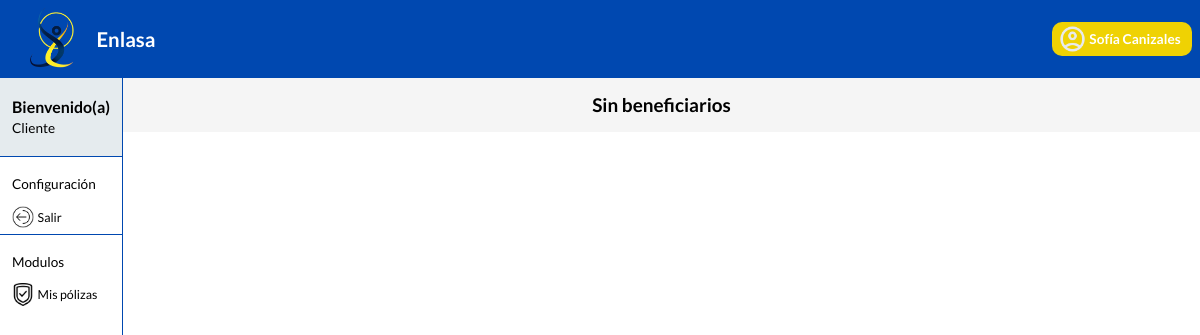
/cliente/polizas/beneficiarys/2/ (signed in), run on an earlier commit of the app's database.
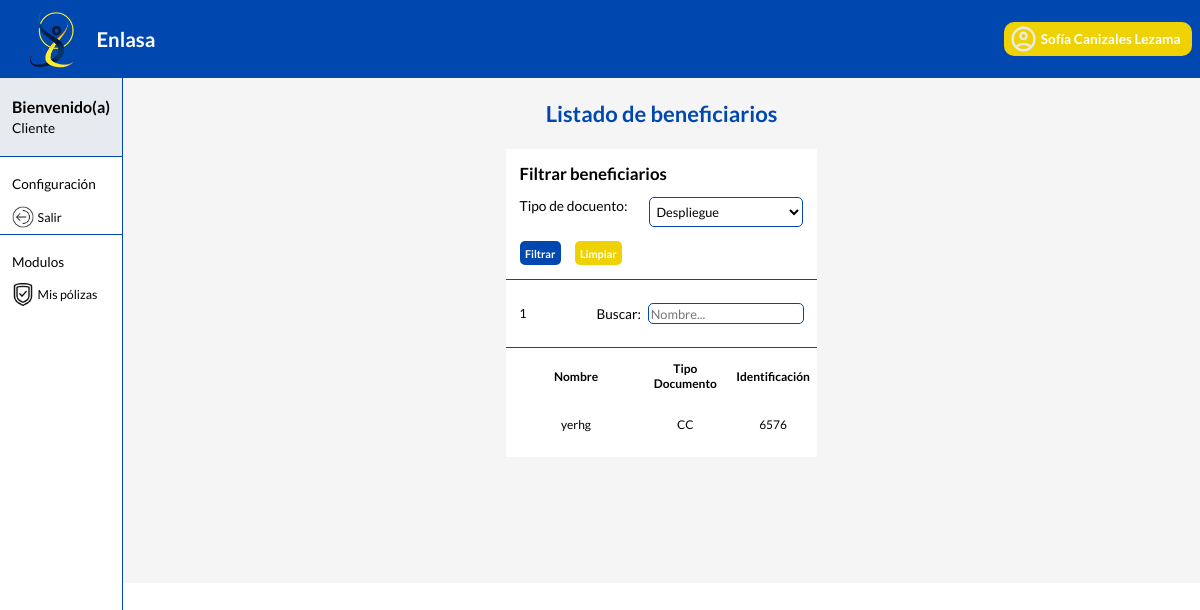
And on a later commit of the database.
### home/models.py (models this page shows, shortened)
class  Usuario(AbstractBaseUser, PermissionsMixin):
    ROL = [ #creación de la enumeración de tipo de rol
        ('CLIENTE', 'Cliente'),
        ('GERENTE', 'Gerente'),
        ('ADMINISTRADOR', 'Administrador')
    ]
    num_documento = models.IntegerField( primary_key = True, unique=True)
    rol = models.CharField(max_length = 14, choices = ROL)
    nombre = models.CharField(max_length = 50)
    email = models.EmailField(max_length = 50)
    password = models.CharField(max_length = 8)
    REQUIRED_FIELDS = ['rol']
    USERNAME_FIELD = 'num_documento'
    objects = UsuarioManager()

class Policy_Beneficiary(models.Model):
    id = models.AutoField(primary_key = True)
    policy_id = models.ForeignKey(Poliza, on_delete = models.CASCADE)
    beneficiary_id = models.ForeignKey(Beneficiario, on_delete = models.CASCADE)

class Beneficiario(models.Model):
    TIPO_DOCUMENTO = [ #creación de la enumeración de tipo de documento
        ('CC', 'Cédula de ciudadania'),
        ('NIT', 'NIT'),
        ('PAS', 'Pasaporte'),
        ('TI', 'Tarjeta de identidad'),
        ('CE', 'Cédula de extranjería'),
    ]
    id = models.AutoField(primary_key = True)
    num_documento = models.IntegerField()
    nombre = models.CharField(max_length = 50)
    tipo_documento = models.CharField(max_length = 3, choices = TIPO_DOCUMENTO)

### home/views.py (the view)
# urls.py: path('cliente/polizas/beneficiarys/<int:policy_id>/', views.beneficiarys_client, name='client_beneficiarys'),
@login_required
def beneficiarys_client(request, policy_id):
    policy = Poliza.objects.get(id = policy_id) #póliza
    beneficiarys = policy.policy_beneficiary_set.all() #obtener beneficiarios
    if request.method == 'POST':
        type_document = request.POST.get('typeDocument')
        if type_document:
            beneficiarys = policy.policy_beneficiary_set.filter(beneficiary_id__tipo_documento = type_document)
    context = {
    'beneficiarys' : beneficiarys,
    }
    return render(request, 'cliente/misBeneficiarios.html',{
         'context': context
    })

### home/templates/cliente/misBeneficiarios.html (shortened to what this page needs)
{% extends 'layouts/baseCliente.html' %}
{% load static %}
{% block content %}
{% if context.beneficiarys.count > 0 %}
<section id="clientes">
    <h3>Listado de beneficiarios</h3>
</section>
<div id="general">
    <form class="filtrar" method="post">
        <section>
            <h4>Filtrar beneficiarios</h4>
        </section>
        <div class="filtrar-items">
            <label for="typeDocument">Tipo de docuento:</label>
            <select name="typeDocument">
                <option value="">Despliegue</option>
            </select>
        </div>
        <section class="buttons">
            <button type="submit"><strong>Filtrar</strong></button>
            <button id="button-color-other"><strong>Limpiar</strong></button>
        </section>
    </form>
    <section id="buscar">
        <section>
            <p id="count">{{ context.beneficiarys.count }}</p>
        </section>
        <section>
            <label for="buscar">Buscar:</label>
            <input name="buscar" type="text" placeholder="Nombre..."></input>
        </section>
    </section>
    <table>
        <thead class="polizas">
            <tr>
                <th>Nombre</th>
                <th>Tipo Documento</th>
                <th class="space">Identificación</th>
            </tr>
        </thead>
        <tbody class="polizas">
            {% for beneficiary in context.beneficiarys %}
            <tr id="datos">
                <td>{{ beneficiary.beneficiary_id.nombre }}</td>
                <td class="space">{{ beneficiary.beneficiary_id.tipo_documento }}</td>
                <td>{{ beneficiary.beneficiary_id.num_documento }}</td>
            </tr>
            {% endfor %}
        </tbody>
    </table>
</div>
{% else %}
<h2>Sin beneficiarios</h2>
{% endif %}
{% endblock %}

### home/templates/layouts/baseCliente.html (shortened to what this page needs)
{% load static %}
<!DOCTYPE html>
<html lang="en">
<head>
    <link rel="stylesheet" href="{% static 'css/principal.css' %}">
    <link rel="stylesheet" href="{% static 'css/tables.css' %}">
    <link rel="stylesheet" href="{% static 'css/verPerfil.css' %}">
    <link rel="stylesheet" href="{% static 'css/forms.css' %}">
</head>
<body>
    <header>
        <section>
            <figure>
                <img src="{% static 'assets/iconoLogo.png' %}" alt="logo">
            </figure>
            <h1>Enlasa</h1>
        </section>
        <button id="miBoton" class="icono1">
            <img src="{% static 'assets/icono1.png' %}"  alt="icono">
            <span><strong>{{ user.nombre }}</strong></span>
        </button>
    </header>
    <div class="lyout">
        <nav id="nav" class="cerrado">
            <section class="rol">
                <h3>Bienvenido(a)</h3>
                <p>Cliente</p>
            </section>
            <section class="confi">
                <p class="p" >Configuración</p>
                <button class="icono2" id="boton-logout">
                    <figure>
                        <img src="{% static 'assets/out.png' %}"  alt="icono">
                    </figure>
                    <p>Salir</p>
                </button>
            </section>
            <section class="confi" id="confi">
                <p class="p" >Modulos</p>
                <button id="miBoton2" class="icono2">
                    <figure>
                        <img src="{% static 'assets/insurance.png' %}" alt="icono">
                    </figure>
                    <p>Mis pólizas</p>
                </button>
            </section>
        </nav>
        <main>
            {% block content %}
            {% endblock %}
        </main>
    </div>
</body>
</html>

What changed in the data, as far as the page shows it:
changed Usuario: nombre "Sofía Canizales" → "Sofía Canizales Lezama"
added Policy_Beneficiary: beneficiary_id.nombre "yerhg", beneficiary_id.tipo_documento "CC", beneficiary_id.num_documento "6576"
Also different on the page:
form field typeDocument: (not shown) → "Despliegue"
{{ context.beneficiarys.count }}: (not shown) → "1"
text no longer shown: "Sin beneficiarios"
text now shown: "Listado de beneficiarios Filtrar beneficiarios Tipo de docuento: Filtrar Limpiar Buscar: Nombre Tipo Documento Identificación"
